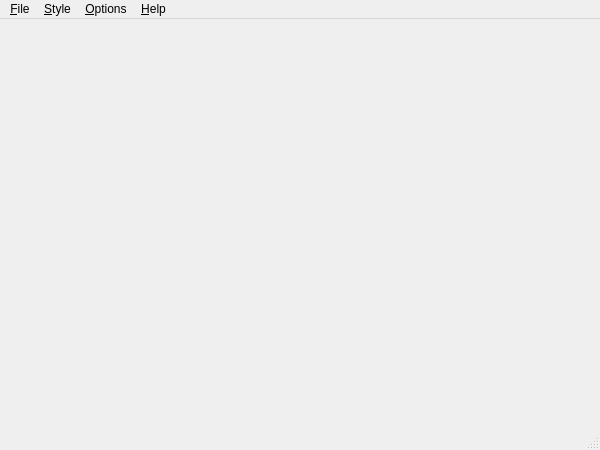
<?xml version="1.0" encoding="UTF-8"?>
<ui version="4.0">
 <class>MainWindow</class>
 <widget class="QMainWindow" name="MainWindow">
  <property name="geometry">
   <rect>
    <x>0</x>
    <y>0</y>
    <width>600</width>
    <height>450</height>
   </rect>
  </property>
  <property name="windowTitle">
   <string notr="true">MainWindow</string>
  </property>
  <widget class="QWidget" name="centralWidget"/>
  <widget class="QMenuBar" name="menuBar">
   <property name="geometry">
    <rect>
     <x>0</x>
     <y>0</y>
     <width>600</width>
     <height>22</height>
    </rect>
   </property>
   <widget class="QMenu" name="menuOptions">
    <property name="title">
     <string>&amp;Options</string>
    </property>
    <addaction name="actionShowBox"/>
    <addaction name="actionShowAxis"/>
    <addaction name="actionFullscreen"/>
   </widget>
   <widget class="QMenu" name="menuStyle">
    <property name="title">
     <string>&amp;Style</string>
    </property>
    <addaction name="actionCPKSpheres"/>
    <addaction name="actionBallsAndSticks"/>
    <addaction name="actionSticks"/>
    <addaction name="actionWires"/>
   </widget>
   <widget class="QMenu" name="menuHelp">
    <property name="title">
     <string>&amp;Help</string>
    </property>
    <addaction name="actionAbout"/>
   </widget>
   <widget class="QMenu" name="menuFile">
    <property name="title">
     <string>&amp;File</string>
    </property>
    <addaction name="actionOpen"/>
    <addaction name="actionExit"/>
   </widget>
   <addaction name="menuFile"/>
   <addaction name="menuStyle"/>
   <addaction name="menuOptions"/>
   <addaction name="menuHelp"/>
  </widget>
  <widget class="QStatusBar" name="statusBar"/>
  <action name="actionOpen">
   <property name="checkable">
    <bool>false</bool>
   </property>
   <property name="text">
    <string>&amp;Open...</string>
   </property>
   <property name="shortcut">
    <string>Ctrl+O</string>
   </property>
  </action>
  <action name="actionExit">
   <property name="text">
    <string>&amp;Exit</string>
   </property>
   <property name="shortcut">
    <string>Ctrl+Q</string>
   </property>
  </action>
  <action name="actionShowBox">
   <property name="checkable">
    <bool>true</bool>
   </property>
   <property name="text">
    <string>Show bounding box</string>
   </property>
  </action>
  <action name="actionShowAxis">
   <property name="checkable">
    <bool>true</bool>
   </property>
   <property name="text">
    <string>Show axis</string>
   </property>
  </action>
  <action name="actionAbout">
   <property name="text">
    <string>&amp;About VisMol...</string>
   </property>
   <property name="toolTip">
    <string>Acerca de Visualizador de Moléculas</string>
   </property>
  </action>
  <action name="actionBallsAndSticks">
   <property name="checkable">
    <bool>true</bool>
   </property>
   <property name="text">
    <string>Balls and sticks</string>
   </property>
   <property name="toolTip">
    <string>&amp;Bolas y varillas</string>
   </property>
  </action>
  <action name="actionCPKSpheres">
   <property name="checkable">
    <bool>true</bool>
   </property>
   <property name="text">
    <string>&amp;CPK spheres</string>
   </property>
  </action>
  <action name="actionSticks">
   <property name="checkable">
    <bool>true</bool>
   </property>
   <property name="text">
    <string>&amp;Sticks</string>
   </property>
  </action>
  <action name="actionWires">
   <property name="checkable">
    <bool>true</bool>
   </property>
   <property name="text">
    <string>&amp;Wires</string>
   </property>
  </action>
  <action name="actionFullscreen">
   <property name="text">
    <string>Fullscreen</string>
   </property>
  </action>
 </widget>
 <layoutdefault spacing="6" margin="11"/>
 <resources/>
 <connections/>
</ui>
